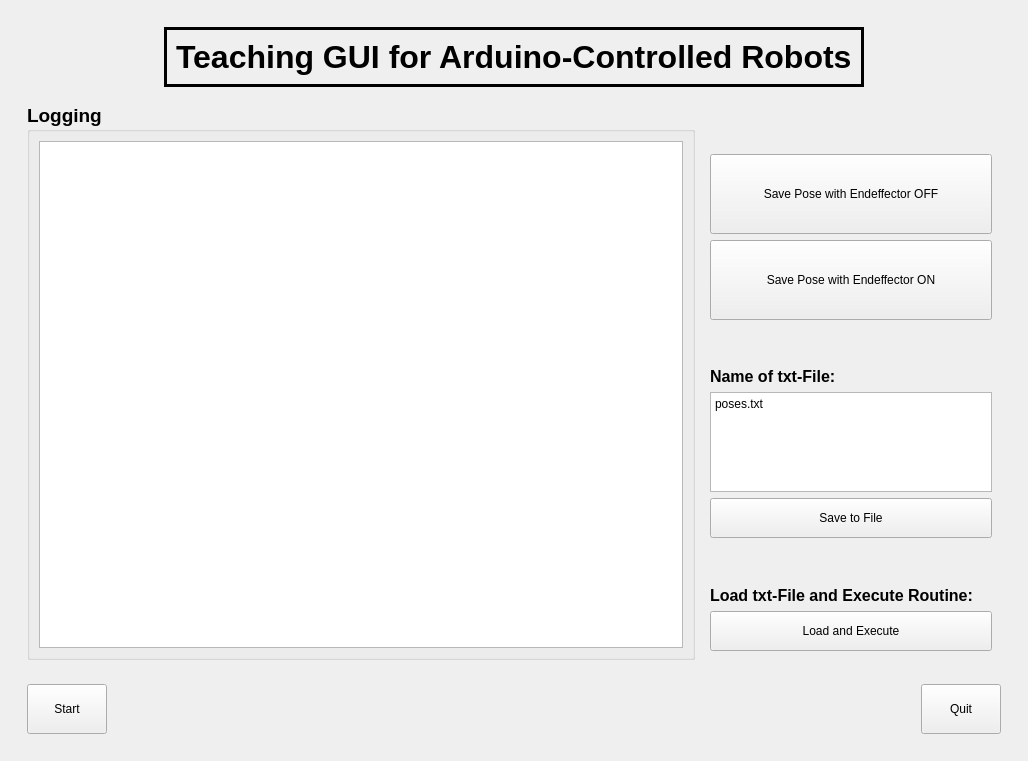
<?xml version="1.0" encoding="UTF-8"?>
<ui version="4.0">
 <class>MainWindowDesign</class>
 <widget class="QMainWindow" name="MainWindowDesign">
  <property name="geometry">
   <rect>
    <x>0</x>
    <y>0</y>
    <width>1028</width>
    <height>761</height>
   </rect>
  </property>
  <property name="windowTitle">
   <string>QRosApp</string>
  </property>
  <property name="locale">
   <locale language="English" country="Australia"/>
  </property>
  <widget class="QWidget" name="centralwidget">
   <layout class="QHBoxLayout">
    <item>
     <widget class="QWidget" name="widget1" native="true">
      <layout class="QVBoxLayout" name="verticalLayout_2">
       <item>
        <widget class="QWidget" name="widget2" native="true">
         <property name="maximumSize">
          <size>
           <width>16777215</width>
           <height>70</height>
          </size>
         </property>
         <layout class="QHBoxLayout" name="horizontalLayout">
          <item>
           <spacer name="horizontalSpacer_2">
            <property name="orientation">
             <enum>Qt::Horizontal</enum>
            </property>
            <property name="sizeHint" stdset="0">
             <size>
              <width>40</width>
              <height>20</height>
             </size>
            </property>
           </spacer>
          </item>
          <item>
           <widget class="QLabel" name="label_4">
            <property name="minimumSize">
             <size>
              <width>0</width>
              <height>60</height>
             </size>
            </property>
            <property name="maximumSize">
             <size>
              <width>16777215</width>
              <height>60</height>
             </size>
            </property>
            <property name="font">
             <font>
              <family>Ubuntu</family>
              <pointsize>24</pointsize>
              <weight>75</weight>
              <bold>true</bold>
             </font>
            </property>
            <property name="frameShape">
             <enum>QFrame::Box</enum>
            </property>
            <property name="lineWidth">
             <number>3</number>
            </property>
            <property name="text">
             <string>Teaching GUI for Arduino-Controlled Robots</string>
            </property>
           </widget>
          </item>
          <item>
           <spacer name="horizontalSpacer_3">
            <property name="orientation">
             <enum>Qt::Horizontal</enum>
            </property>
            <property name="sizeHint" stdset="0">
             <size>
              <width>40</width>
              <height>20</height>
             </size>
            </property>
           </spacer>
          </item>
         </layout>
        </widget>
       </item>
       <item>
        <widget class="QWidget" name="widget5" native="true">
         <layout class="QHBoxLayout" name="horizontalLayout_2">
          <item>
           <widget class="QGroupBox" name="groupBox">
            <property name="font">
             <font>
              <family>Ubuntu</family>
              <pointsize>14</pointsize>
              <weight>75</weight>
              <bold>true</bold>
             </font>
            </property>
            <property name="title">
             <string>Logging</string>
            </property>
            <layout class="QVBoxLayout" name="verticalLayout">
             <item>
              <widget class="QListView" name="loggingView">
               <property name="maximumSize">
                <size>
                 <width>16777215</width>
                 <height>16777215</height>
                </size>
               </property>
               <property name="font">
                <font>
                 <weight>50</weight>
                 <bold>false</bold>
                </font>
               </property>
              </widget>
             </item>
            </layout>
           </widget>
          </item>
          <item>
           <widget class="QWidget" name="widget_2" native="true">
            <property name="maximumSize">
             <size>
              <width>300</width>
              <height>16777215</height>
             </size>
            </property>
            <layout class="QVBoxLayout" name="verticalLayout_3">
             <item>
              <spacer name="verticalSpacer">
               <property name="orientation">
                <enum>Qt::Vertical</enum>
               </property>
               <property name="sizeHint" stdset="0">
                <size>
                 <width>20</width>
                 <height>40</height>
                </size>
               </property>
              </spacer>
             </item>
             <item>
              <widget class="QPushButton" name="savePoseOnButton">
               <property name="minimumSize">
                <size>
                 <width>0</width>
                 <height>80</height>
                </size>
               </property>
               <property name="text">
                <string>Save Pose with Endeffector OFF</string>
               </property>
              </widget>
             </item>
             <item>
              <widget class="QPushButton" name="savePoseOffButton">
               <property name="minimumSize">
                <size>
                 <width>0</width>
                 <height>80</height>
                </size>
               </property>
               <property name="text">
                <string>Save Pose with Endeffector ON</string>
               </property>
              </widget>
             </item>
             <item>
              <spacer name="verticalSpacer_2">
               <property name="orientation">
                <enum>Qt::Vertical</enum>
               </property>
               <property name="sizeHint" stdset="0">
                <size>
                 <width>20</width>
                 <height>40</height>
                </size>
               </property>
              </spacer>
             </item>
             <item>
              <widget class="QLabel" name="label">
               <property name="font">
                <font>
                 <family>Ubuntu</family>
                 <pointsize>12</pointsize>
                 <weight>75</weight>
                 <bold>true</bold>
                </font>
               </property>
               <property name="text">
                <string>Name of txt-File:</string>
               </property>
              </widget>
             </item>
             <item>
              <widget class="QPlainTextEdit" name="txtFileInput">
               <property name="minimumSize">
                <size>
                 <width>0</width>
                 <height>60</height>
                </size>
               </property>
               <property name="maximumSize">
                <size>
                 <width>16777215</width>
                 <height>100</height>
                </size>
               </property>
               <property name="plainText">
                <string>poses.txt</string>
               </property>
              </widget>
             </item>
             <item>
              <widget class="QPushButton" name="saveToFileButton">
               <property name="minimumSize">
                <size>
                 <width>0</width>
                 <height>40</height>
                </size>
               </property>
               <property name="text">
                <string>Save to File</string>
               </property>
              </widget>
             </item>
             <item>
              <spacer name="verticalSpacer_3">
               <property name="orientation">
                <enum>Qt::Vertical</enum>
               </property>
               <property name="sizeHint" stdset="0">
                <size>
                 <width>20</width>
                 <height>40</height>
                </size>
               </property>
              </spacer>
             </item>
             <item>
              <widget class="QLabel" name="label_6">
               <property name="font">
                <font>
                 <pointsize>12</pointsize>
                 <weight>75</weight>
                 <bold>true</bold>
                </font>
               </property>
               <property name="text">
                <string>Load txt-File and Execute Routine:</string>
               </property>
              </widget>
             </item>
             <item>
              <widget class="QPushButton" name="loadAndExecuteButton">
               <property name="minimumSize">
                <size>
                 <width>0</width>
                 <height>40</height>
                </size>
               </property>
               <property name="text">
                <string>Load and Execute</string>
               </property>
              </widget>
             </item>
            </layout>
           </widget>
          </item>
         </layout>
        </widget>
       </item>
       <item>
        <widget class="QWidget" name="widget3" native="true">
         <layout class="QHBoxLayout" name="horizontalLayout_3">
          <item>
           <widget class="QPushButton" name="startButton">
            <property name="minimumSize">
             <size>
              <width>0</width>
              <height>50</height>
             </size>
            </property>
            <property name="text">
             <string>Start</string>
            </property>
            <property name="flat">
             <bool>false</bool>
            </property>
           </widget>
          </item>
          <item>
           <spacer name="horizontalSpacer">
            <property name="orientation">
             <enum>Qt::Horizontal</enum>
            </property>
            <property name="sizeHint" stdset="0">
             <size>
              <width>40</width>
              <height>20</height>
             </size>
            </property>
           </spacer>
          </item>
          <item>
           <widget class="QPushButton" name="quitButton">
            <property name="minimumSize">
             <size>
              <width>0</width>
              <height>50</height>
             </size>
            </property>
            <property name="text">
             <string>Quit</string>
            </property>
           </widget>
          </item>
         </layout>
        </widget>
       </item>
      </layout>
     </widget>
    </item>
   </layout>
  </widget>
 </widget>
 <resources/>
 <connections>
  <connection>
   <sender>quitButton</sender>
   <signal>clicked()</signal>
   <receiver>MainWindowDesign</receiver>
   <slot>close()</slot>
   <hints>
    <hint type="sourcelabel">
     <x>966</x>
     <y>720</y>
    </hint>
    <hint type="destinationlabel">
     <x>928</x>
     <y>753</y>
    </hint>
   </hints>
  </connection>
 </connections>
</ui>
